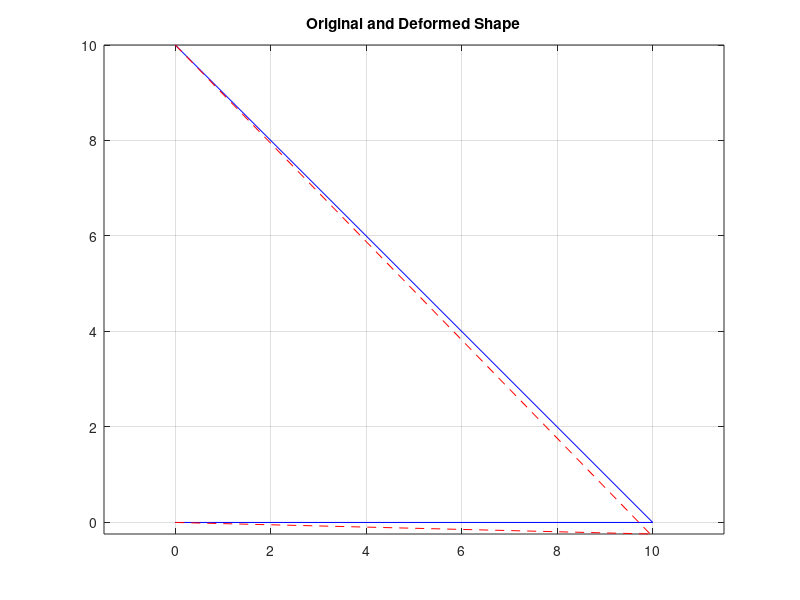

Source code (MATLAB):
% Sudarshan Rao
% BL.AI.U4AID25064
% question - 1
clc
clear
close all

E=100e9;
A=0.01;
L=1;
Ke=(E*A/L)*[1 -1;-1 1];

disp(Ke)

n=4;
K=zeros(n,n);
for i=1:n-1
  K(i:i+1,i:i+1)+=Ke;
end

disp(K)

F=[0;100;0;0];
disp(F);
Kred=K(2:3,2:3);
Fred=F(2:3,1);

Ured=Kred\Fred;
U=zeros(4,1);
U(2:3)=Ured;

disp(U);


% Sudarshan Rao
% BL.AI.U4AID25064
% question - 2
clc
clear
close all
Ke=60*[1 -1;-1 1];
n=6;
K=zeros(n,n);
for i=1:n-1
  K(i:i+1,i:i+1)+=Ke;
end
disp(K)

%Boundary conditions
F=[24;48;48;48;48;24];
disp(F);

F(2)=48-(-60)*100;
F(6)+=(-720);

Kred=K(2:end,2:end);
Fred=F(2:end,1);

Tred=Kred\Fred;
T=zeros(n,1);
T(1,1)=100;
T(2:end)=Tred;

disp(T);

Treal=[100;91.6;82.4;72.4;61.6;50];
Terror=Treal-T;
disp(Terror);


% Sudarshan Rao
% BL.AI.U4AID25064
% question - 3
clc
clear
close all

function Kl = stiffness(E,A,L,theta)

k=(E*A/L);
c=cos(theta);
s=sin(theta);
Ke=[k 0 -k 0;0 0 0 0;-k 0 k 0;0 0 0 0];
R=[c -s 0 0;s c 0 0;0 0 c -s;0 0 s c];
Kl=R*Ke*R';

end

E=200e9;
A=0.0025;
L=10;
n=2;
t1=pi/3;
t2=2*pi/3;
Kg=zeros(6,6);
Kg(1:4,1:4)+=stiffness(E,A,L,t1);
Kg(3:6,3:6)+=stiffness(E,A,L,t2);
F=[0;0;0;-1200;0;0];
U=zeros(6,1);
%Boundary Conditions
Kred=Kg(3:4,3:4);
Fred=F(3:4,1);
Ured=Kred\Fred;
U(3:4)=Ured;
disp(U);
%STRAINS
strain1=(1/L)*(-cos(t1)*U(1)-sin(t1)*U(2)+cos(t1)*U(3)+sin(t1)*U(4))
strain2=(1/L)*(-cos(t2)*U(5)-sin(t2)*U(6)+cos(t2)*U(3)+sin(t2)*U(4))



% Sudarshan Rao
% BL.AI.U4AID25064
% question - 4
clc
clear all

x=0.4243;
K=1e4*[1.5 0 -1.5 0 0 0;0 0 0 0 0 0;-1.5 0 1.9243 -x -x x;
0 0 -x x x -x;0 0 -x x x -x; 0 0 x -x -x x];
U=[0;0;-0.0533;-0.2419;0;0];
F=K*U;
disp(F);
E=30e6;
A1=0.4;
A2=0.5;
L1=10;
L2=10*sqrt(2);
strain1=(U(3)-U(1))/L1;
stress1=E*strain1;
theta=-pi/4;
c=cos(theta);
s=sin(theta);
strain2=(1/L2)*[-c -s c s]*[U(5);U(6);U(3);U(4)];
stress2=E*strain2;
disp(stress1);
disp(stress2);
%Hence, rod 1 is compressed.
%rod 2 becomes tensile.

A=[0 0];
B=[10 0];
C=[0 10];
Ad=A+[U(1) U(2)];
Bd=B+[U(3) U(4)];
Cd=C+[U(5) U(6)];
figure
plot([A(1) B(1)],[A(2) B(2)],'b')
hold on
plot([C(1) B(1)],[C(2) B(2)],'b')
plot([Ad(1) Bd(1)],[Ad(2) Bd(2)],'r--')
plot([Cd(1) Bd(1)],[Cd(2) Bd(2)],'r--')
axis equal
grid on
title("Original and Deformed Shape")
